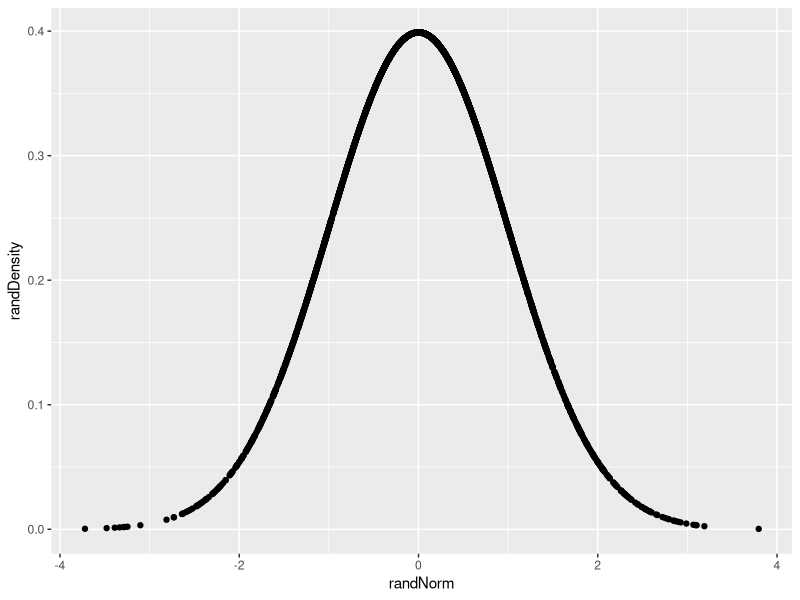
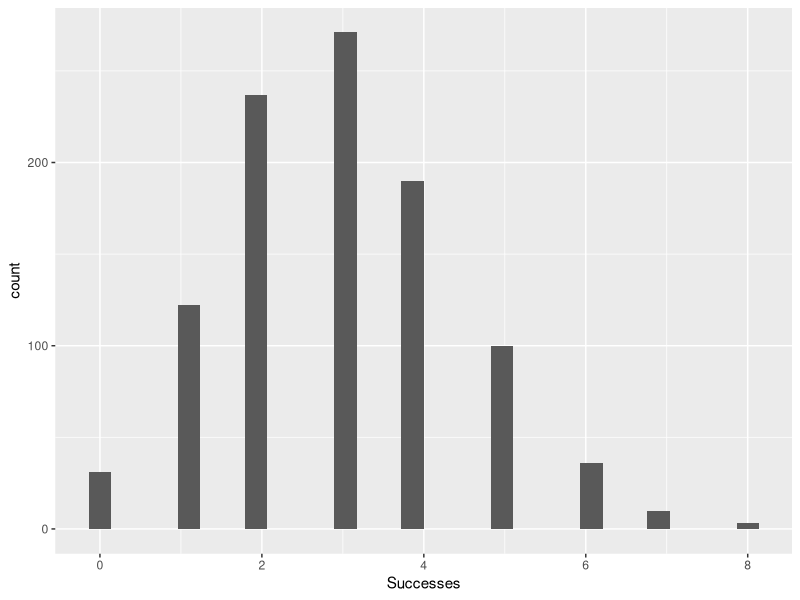
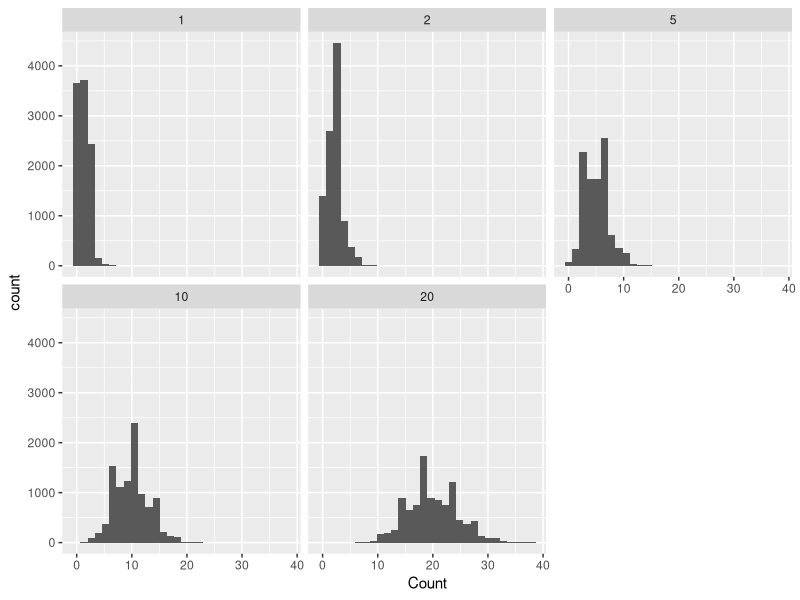
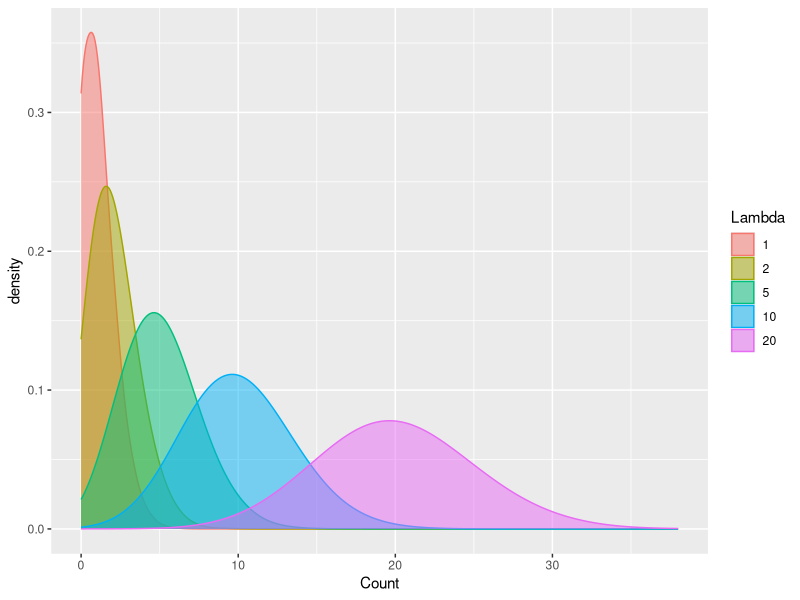

These figures' R source, in order:
#DTA250 - Fall 2023
#JJ

# Normal Distributions ----
# Perhaps the most famous, and most used, distribution is the normal 
# distribution.

#TODO
# Create 10 random numbers using the rnorm() function
rnorm(n=10)

# In the case above, the mean is automatically set to 0 and the standard
# deviation is set to 1. We can change these values by adding the mean and
# standard deviation arguments to the function.

#TODO
# Create 10 random numbers with a mean of 100 and a standard deviation of 20
rnorm(n=10, mean=100, sd=20)

# The dnorm() function will give us the probability density of a given value
# in a normal distribution. For example, if we want to know the probability
# density of the value 100 in a normal distribution with a mean of 100 and a
# standard deviation of 20, we can use the dnorm() function.

#TODO
# Create 10 random numbers using the rnorm() function and store it in a variable
# called randNorm10
randNorm10 <- rnorm(10)

randNorm10

#TODO
# Run the dnorm() function on randNorm10
dnorm(randNorm10)

## Plotting Normal Distributions ----
#TODO
# Create 3000 random numbers using rnorm() and assign it to a variable called 
# randNorm
# Calculate the distribution of randNorm using the dnorm() function and assign
# it to a variable called randDensity
# Create a data.frame called randDF with two columns: randNorm and randDensity
# Load the ggplot2 library
# Create a scatter plot using the ggplot() and geom_point() functions
# Set the data argument to randDF
# Set the x-axis to randNorm and the y-axis to randDensity
randNorm <- rnorm(3000)
randDensity <- dnorm(randNorm)
randDF <- data.frame(randNorm, randDensity)
library(ggplot2)
ggplot(data=randDF, aes(x=randNorm, y=randDensity)) + geom_point()

# The pnorm() function will give us the cumulative probability of a given
# value in a normal distribution.

#TODO
# Run the pnorm() function on randNorm10
pnorm(randNorm10)

# Binomial Distributions ----
# The binomial distribution is a discrete probability distribution that
# describes the probability of a given number of successes in a given number
# of trials in an experiment which has two possible outcomes (commonly called
# a binomial experiment). For example, the probability of getting 3 heads in 5
# coin tosses.

#TODO
# Execute the rbinom() function with n=1, size=10, prob=0.4
rbinom(n=1, size=10, prob=0.4)

#TODO
# Try the code above with n=5 and n=10
rbinom(n=5, size=10, prob=0.4)

rbinom(n=10, size=10, prob=0.4)

#TODO
# Try the above 3 examples but this time make sure size=1
rbinom(n=1, size=1, prob=0.4)

rbinom(n=5, size=1, prob=0.4)

rbinom(n=10, size=1, prob=0.4)

#TODO
# Create a data.frame called binomDF with one column called Successes where
# Successes is a random binomial distribution with n=1000, size=10, prob=0.3
# Create a histogram using the ggplot() and geom_histogram() functions
# Set the data argument to binomDF
# Set the x-axis to Successes
binomDF <- data.frame(Successes=rbinom(n=1000, size=10, prob=0.3))
ggplot(data=binomDF, aes(x=Successes)) + geom_histogram()


# Poisson Distributions ----
# The Poisson distribution is a discrete probability distribution that
# describes the probability of a given number of events occurring in a fixed
# interval of time or space if these events occur with a known constant mean
# rate and independently of the time since the last event. For example, the
# probability of 3 customers arriving at a store in 1 hour if customers arrive
# at a rate of 3 per hour.

#TODO
# Using the rpois() function, create a random poisson distribution with 
# n=10000 and lambda=1.
# Save the results in a variable called pois1
pois1 <- rpois(n=10000, lambda=1)

#TODO
# Repeat the last TODO 4 more times but this time change lambda to 2, 5, 10, and 20
# Save the results in variables called pois2, pois5, pois10, and pois20
pois2 <- rpois(n=10000, lambda=2)
pois5 <- rpois(n=10000, lambda=5)
pois10 <- rpois(n=10000, lambda=10)
pois20 <- rpois(n=10000, lambda=20)

#TODO
# Create a data.frame called poisDF with 5 columns: Lambda.1, Lambda.2, Lambda.5,
# Lambda.10, and Lambda.20
# Set each column to the corresponding variable from the last TODO
poisDF <- data.frame(
    Lambda.1=pois1, 
    Lambda.2=pois2, 
    Lambda.5=pois5, 
    Lambda.10=pois10, 
    Lambda.20=pois20
    )

#TODO
# We need to do some reshaping for the data to be in the correct format for
# plotting.
# Run the following code.

library(tidyverse)
poisDF <- poisDF |>
    pivot_longer(
        cols=everything(),
        names_to="Lambda",
        values_to="Count"
    )

poisDF <- poisDF |>
    mutate(Lambda=str_extract(Lambda, "[:digit:]+") |> 
    as.numeric() |> 
    as.factor()
    )

# In the above code we used the pivot_longer() function to reshape the data
# and the mutate() function to convert the Lambda column to a factor.
# The str_extract() function is used to extract the numbers from the Lambda
# column.

#TODO
# Create a histogram using the ggplot() and geom_histogram() functions
# Create a facet wrap using the facet_wrap() function to display the 5 different
# lambda values

ggplot(data=poisDF, aes(x=Count)) + 
    geom_histogram(width=1) + 
    facet_wrap(~Lambda)

#TODO
# Create a density plot using the ggplot() and geom_density() functions
ggplot(data=poisDF, aes(x=Count)) + 
    geom_density(aes(group = Lambda, color = Lambda, fill = Lambda),
    alpha=0.5,
    adjust = 4) +
    scale_color_discrete() +
    scale_fill_discrete()

# adjust = 4 is used to make the density curves wider